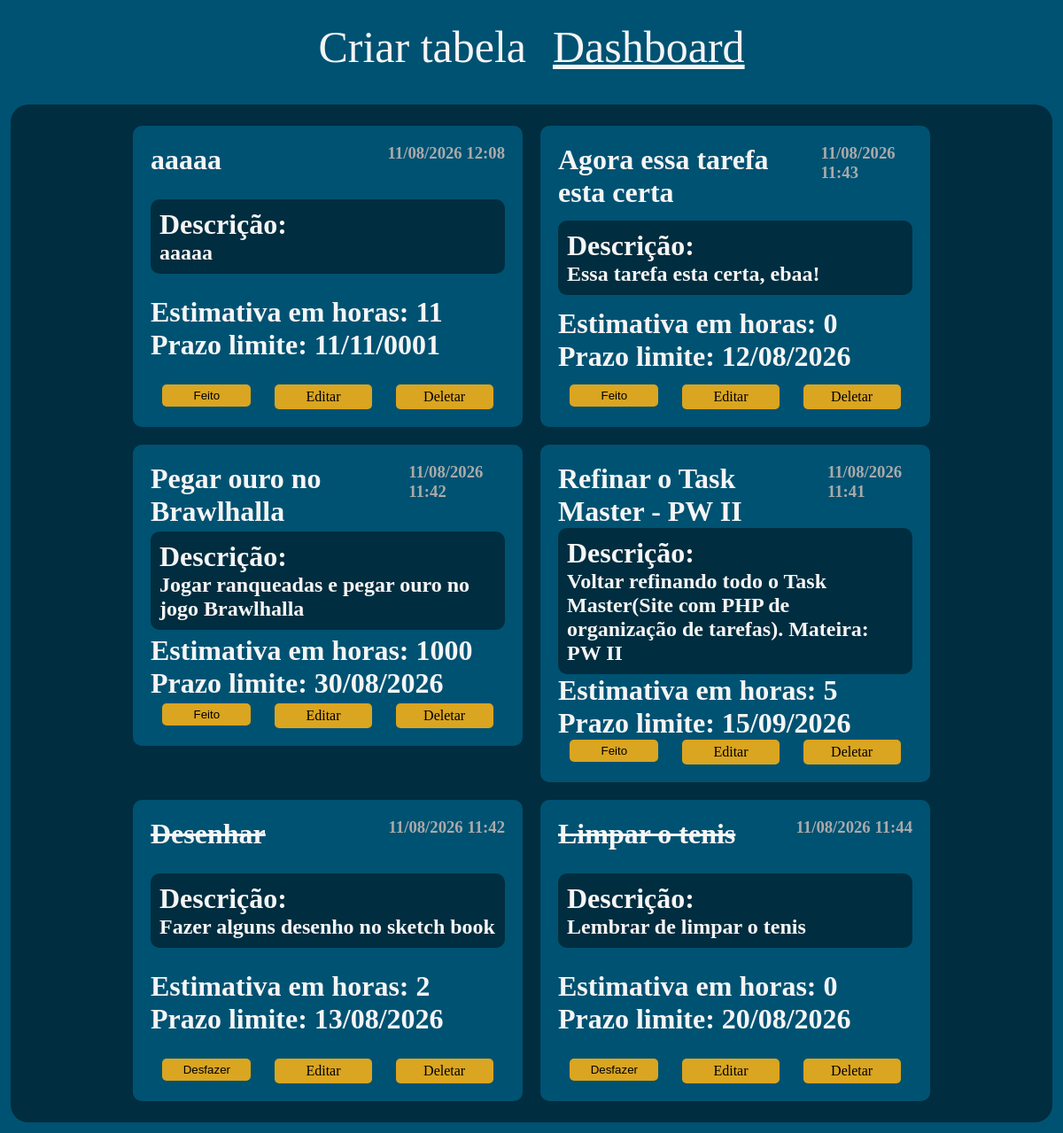
Before: / with the older database file.
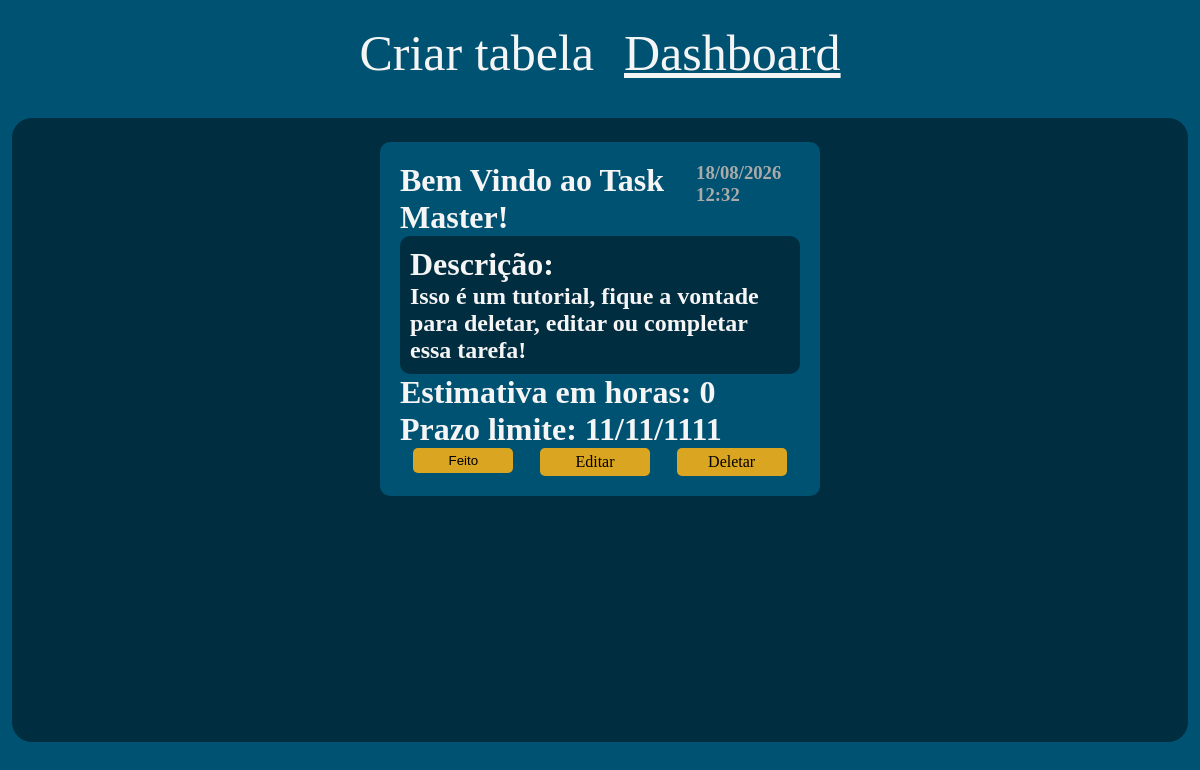
After: the same page with the newer database file.
### tables this page shows
CREATE TABLE IF NOT EXISTS `tarefas` (
  `id` int NOT NULL AUTO_INCREMENT,
  `titulo` varchar(100) NOT NULL,
  `descricao` text,
  `horas_estimada` int NOT NULL,
  `data_limite` date NOT NULL,
  `feito` tinyint(1) NOT NULL,
  `criado_em` timestamp NOT NULL DEFAULT CURRENT_TIMESTAMP,
  PRIMARY KEY (`id`)
);

### paginas/dash.php (the view, shortened to what this page needs)
<?php
$sql = "select * from tarefas order by feito asc, data_limite asc";
$resultado = $conn->query($sql);
while($tarefas=$resultado->fetch_assoc()):
?>
<div class="card">
    <div class="titulo">
        <h1><?php if($tarefas["feito"]) {
            echo "<s>" . htmlspecialchars($tarefas["titulo"]) . "</s>";
        }else{
            echo htmlspecialchars($tarefas["titulo"]);
        }
        ?></h1>
        <h3><?= date("d/m/Y H:i", strtotime($tarefas["criado_em"])) ?></h3>
    </div>
    <div class="desc">
        <h1>Descrição:</h1>
        <h2><?= htmlspecialchars($tarefas["descricao"]); ?></h2>
    </div>
    <div>
        <h1>Estimativa em horas: <?= ($tarefas["horas_estimada"]);?></h1>
        <h1>Prazo limite: <?= date("d/m/Y", strtotime($tarefas["data_limite"])); ?></h1>
    </div>
    <div class="opcoes">
        <form action="acoes/check.php" method="post">
            <input type="submit" value="<?php if($tarefas["feito"]){ echo "Desfazer";}else{ echo "Feito";} ?>">
        </form>
        <a href="index.php?pag=confirmacaoEditar&id=<?= $tarefas["id"]; ?>">Editar</a>
        <a href="index.php?pag=confirmacaoDelete&id=<?= $tarefas["id"]; ?>">Deletar</a>
    </div>
</div>
<?php
endwhile;
?>

### index.php (shortened to what this page needs)
<!DOCTYPE html>
<html lang="pt-BR">
<head>
</head>
<link rel="stylesheet" href="css/style.css">
<body>
    <header>
        <a href="?pag=criar" class="<?= ($_GET["pag"] ?? "dash") == "criar" ? "ativo" : ""; ?>">Criar tabela</a>
        <a href="?pag=dash" class="<?= ($_GET["pag"] ?? "dash") == "dash" ? "ativo" : ""; ?>">Dashboard</a>
    </header>
    <main>
        <?php
        $pag =isset($_GET["pag"])? $_GET["pag"]: "dash";
        include "paginas/$pag.php";
        ?>
    </main>
</body>
</html>

### css/style.css (style rules this page uses)
* { margin: 0; padding: 0; }
body { min-height: 100vh; background-color: #005272; }
header { height: 8%; padding: 2%; gap: 30px; display: flex; align-items: center; justify-content: center; }
header a { font-size: 50px; color: whitesmoke; text-decoration: none; }
header .ativo { text-decoration: underline; }
main { min-height: 72vh; margin: 1%; padding: 2%; background-color: #002d3f; border-radius: 20px; display: flex; flex-wrap: wrap; justify-content: center; align-items: flex-start; gap: 20px; color: whitesmoke; }
main .card { background-color: #005272; border-radius: 10px; padding: 20px; width: 400px; min-height: 300px; display: flex; flex-direction: column; justify-content: space-between; }
main .card .titulo { display: flex; justify-content: space-between; flex-direction: row; }
main .card .titulo h3 { color: rgb(170, 170, 170); }
main .card .desc { background-color: #002d3f; padding: 10px; border-radius: 10px; }
main .card .opcoes { display: flex; justify-content: space-around; text-align: center; }
main .card .opcoes a, main .card .opcoes form input { background-color: goldenrod; border-radius: 5px; border: 0; color: black; text-decoration: none; padding: 5px; width: 100px; align-items: center; cursor: pointer; }

Changed rows visible on the page:
removed tarefas: titulo "aaaaa", criado_em "11/08/2026 12:08", descricao "aaaaa", horas_estimada "11", data_limite "11/11/0001", feito "Feito"
removed tarefas: titulo "Agora essa tarefa esta certa", criado_em "11/08/2026 11:43", descricao "Essa tarefa esta certa, ebaa!", horas_estimada "0", data_limite "12/08/2026", feito "Feito"
removed tarefas: titulo "Pegar ouro no Brawlhalla", criado_em "11/08/2026 11:42", descricao "Jogar ranqueadas e pegar ouro no jogo Brawlhalla", horas_estimada "1000", data_limite "30/08/2026", feito "Feito"
removed tarefas: titulo "Refinar o Task Master - PW II", criado_em "11/08/2026 11:41", descricao "Voltar refinando todo o Task Master(Site com PHP de organização de tarefas). Mateira: PW II", horas_estimada "5", data_limite "15/09/2026", feito "Feito"
removed tarefas: titulo "Desenhar", criado_em "11/08/2026 11:42", descricao "Fazer alguns desenho no sketch book", horas_estimada "2", data_limite "13/08/2026", feito "Desfazer"
removed tarefas: titulo "Limpar o tenis", criado_em "11/08/2026 11:44", descricao "Lembrar de limpar o tenis", horas_estimada "0", data_limite "20/08/2026", feito "Desfazer"
added tarefas: titulo "Bem Vindo ao Task Master!", criado_em "18/08/2026 12:32", descricao "Isso é um tutorial, fique a vontade para deletar, editar ou completar essa tarefa!", horas_estimada "0", data_limite "11/11/1111", feito "Feito"
